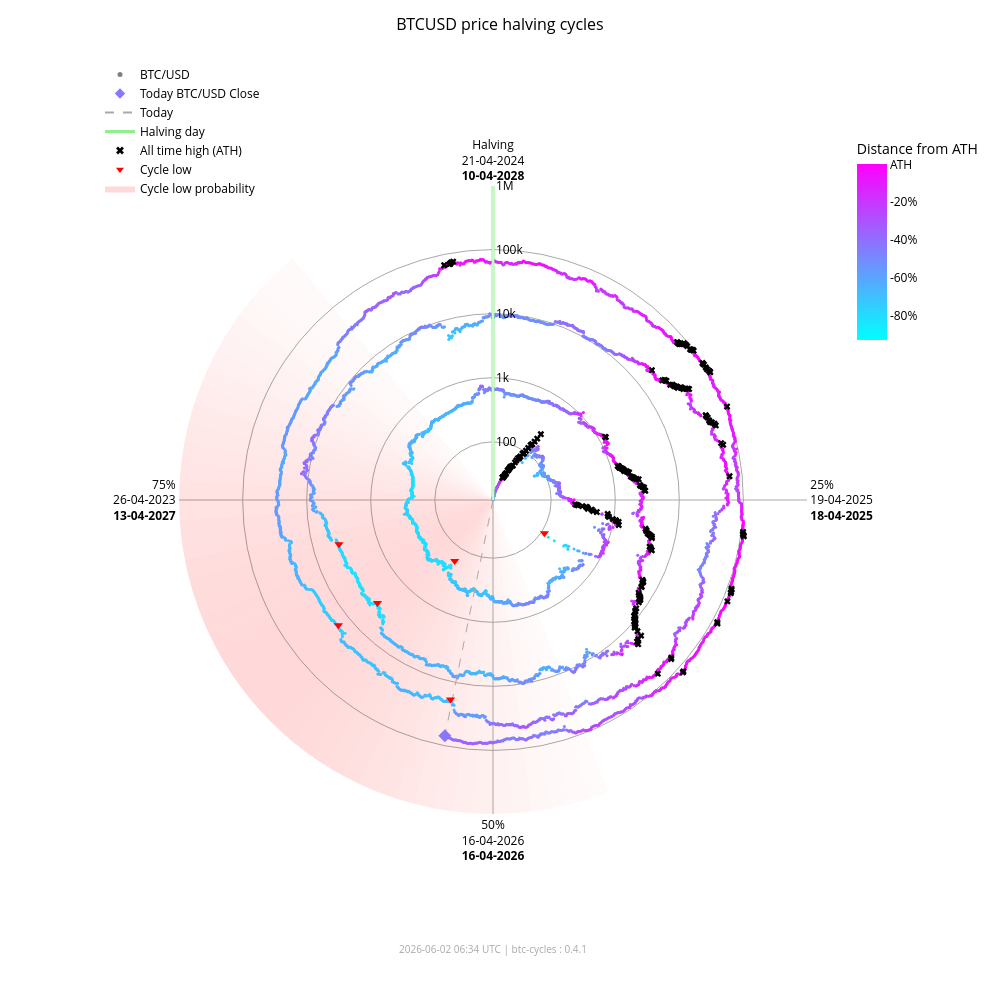

The notebook cell saved with this chart:
### Markdown cell above
### Interactive chart (plotly)

### Code cell
fig_interactive = btc.plot(
    kind="interactive",
    from_date="2012-11-28",
)
# plotly config for interactivity
config = {"scrollZoom": True, "displayModeBar": True}
# display in notebook
fig_interactive.show(config=config)

### Figure 1 — Plotly figure (JSON) as saved in the notebook; plotly's stock layout.template omitted (floating-point values rounded to 4 significant figures; data arrays with more than 128 entries replaced by an {"elided": "..."} marker saying what was removed)
{"data": [{"fill": "toself", "fillcolor": "rgba(255,0,0,0.017168280509461755)", "hoverinfo": "skip", "line": {"width": 0}, "mode": "lines", "r": [12.35, 1000000, 1000000, 12.35, 12.35], "showlegend": false, "theta": [158.4, 158.4, 162.0, 162.0, 158.4], "type": "scatterpolar"}, {"fill": "toself", "fillcolor": "rgba(255,0,0,0.022114794501891175)", "hoverinfo": "skip", "line": {"width": 0}, "mode": "lines", "r": [12.35, 1000000, 1000000, 12.35, 12.35], "showlegend": false, "theta": [162.0, 162.0, 165.6, 165.6, 162.0], "type": "scatterpolar"}, {"fill": "toself", "fillcolor": "rgba(255,0,0,0.02790404259511669)", "hoverinfo": "skip", "line": {"width": 0}, "mode": "lines", "r": [12.35, 1000000, 1000000, 12.35, 12.35], "showlegend": false, "theta": [165.6, 165.6, 169.2, 169.2, 165.6], "type": "scatterpolar"}, {"fill": "toself", "fillcolor": "rgba(255,0,0,0.034518294852420334)", "hoverinfo": "skip", "line": {"width": 0}, "mode": "lines", "r": [12.35, 1000000, 1000000, 12.35, 12.35], "showlegend": false, "theta": [169.2, 169.2, 172.8, 172.8, 169.2], "type": "scatterpolar"}, {"fill": "toself", "fillcolor": "rgba(255,0,0,0.041901979682821514)", "hoverinfo": "skip", "line": {"width": 0}, "mode": "lines", "r": [12.35, 1000000, 1000000, 12.35, 12.35], "showlegend": false, "theta": [172.8, 172.8, 176.4, 176.4, 172.8], "type": "scatterpolar"}, {"fill": "toself", "fillcolor": "rgba(255,0,0,0.04996405861294358)", "hoverinfo": "skip", "line": {"width": 0}, "mode": "lines", "r": [12.35, 1000000, 1000000, 12.35, 12.35], "showlegend": false, "theta": [176.4, 176.4, 180.0, 180.0, 176.4], "type": "scatterpolar"}, {"fill": "toself", "fillcolor": "rgba(255,0,0,0.05858349692240514)", "hoverinfo": "skip", "line": {"width": 0}, "mode": "lines", "r": [12.35, 1000000, 1000000, 12.35, 12.35], "showlegend": false, "theta": [180.0, 180.0, 183.6, 183.6, 180.0], "type": "scatterpolar"}, {"fill": "toself", "fillcolor": "rgba(255,0,0,0.06761662035375064)", "hoverinfo": "skip", "line": {"width": 0}, "mode": "lines", "r": [12.35, 1000000, 1000000, 12.35, 12.35], "showlegend": false, "theta": [183.6, 183.6, 187.2, 187.2, 183.6], "type": "scatterpolar"}, {"fill": "toself", "fillcolor": "rgba(255,0,0,0.07690481219944661)", "hoverinfo": "skip", "line": {"width": 0}, "mode": "lines", "r": [12.35, 1000000, 1000000, 12.35, 12.35], "showlegend": false, "theta": [187.2, 187.2, 190.8, 190.8, 187.2], "type": "scatterpolar"}, {"fill": "toself", "fillcolor": "rgba(255,0,0,0.08628112000611096)", "hoverinfo": "skip", "line": {"width": 0}, "mode": "lines", "r": [12.35, 1000000, 1000000, 12.35, 12.35], "showlegend": false, "theta": [190.8, 190.8, 194.4, 194.4, 190.8], "type": "scatterpolar"}, {"fill": "toself", "fillcolor": "rgba(255,0,0,0.09557490841018089)", "hoverinfo": "skip", "line": {"width": 0}, "mode": "lines", "r": [12.35, 1000000, 1000000, 12.35, 12.35], "showlegend": false, "theta": [194.4, 194.4, 198.0, 198.0, 194.4], "type": "scatterpolar"}, {"fill": "toself", "fillcolor": "rgba(255,0,0,0.10461455782963762)", "hoverinfo": "skip", "line": {"width": 0}, "mode": "lines", "r": [12.35, 1000000, 1000000, 12.35, 12.35], "showlegend": false, "theta": [198.0, 198.0, 201.6, 201.6, 198.0], "type": "scatterpolar"}, {"fill": "toself", "fillcolor": "rgba(255,0,0,0.11322908719652829)", "hoverinfo": "skip", "line": {"width": 0}, "mode": "lines", "r": [12.35, 1000000, 1000000, 12.35, 12.35], "showlegend": false, "theta": [201.6, 201.6, 205.2, 205.2, 201.6], "type": "scatterpolar"}, {"fill": "toself", "fillcolor": "rgba(255,0,0,0.12125015337052986)", "hoverinfo": "skip", "line": {"width": 0}, "mode": "lines", "r": [12.35, 1000000, 1000000, 12.35, 12.35], "showlegend": false, "theta": [205.2, 205.2, 208.8, 208.8, 205.2], "type": "scatterpolar"}, {"fill": "toself", "fillcolor": "rgba(255,0,0,0.12851590515331976)", "hoverinfo": "skip", "line": {"width": 0}, "mode": "lines", "r": [12.35, 1000000, 1000000, 12.35, 12.35], "showlegend": false, "theta": [208.8, 208.8, 212.4, 212.4, 208.8], "type": "scatterpolar"}, {"fill": "toself", "fillcolor": "rgba(255,0,0,0.13487757461161184)", "hoverinfo": "skip", "line": {"width": 0}, "mode": "lines", "r": [12.35, 1000000, 1000000, 12.35, 12.35], "showlegend": false, "theta": [212.4, 212.4, 216.0, 216.0, 212.4], "type": "scatterpolar"}, {"fill": "toself", "fillcolor": "rgba(255,0,0,0.14020862181849592)", "hoverinfo": "skip", "line": {"width": 0}, "mode": "lines", "r": [12.35, 1000000, 1000000, 12.35, 12.35], "showlegend": false, "theta": [216.0, 216.0, 219.6, 219.6, 216.0], "type": "scatterpolar"}, {"fill": "toself", "fillcolor": "rgba(255,0,0,0.14441504950654527)", "hoverinfo": "skip", "line": {"width": 0}, "mode": "lines", "r": [12.35, 1000000, 1000000, 12.35, 12.35], "showlegend": false, "theta": [219.6, 219.6, 223.2, 223.2, 219.6], "type": "scatterpolar"}, {"fill": "toself", "fillcolor": "rgba(255,0,0,0.14744459351271713)", "hoverinfo": "skip", "line": {"width": 0}, "mode": "lines", "r": [12.35, 1000000, 1000000, 12.35, 12.35], "showlegend": false, "theta": [223.2, 223.2, 226.8, 226.8, 223.2], "type": "scatterpolar"}, {"fill": "toself", "fillcolor": "rgba(255,0,0,0.14929223192296423)", "hoverinfo": "skip", "line": {"width": 0}, "mode": "lines", "r": [12.35, 1000000, 1000000, 12.35, 12.35], "showlegend": false, "theta": [226.8, 226.8, 230.4, 230.4, 226.8], "type": "scatterpolar"}, {"fill": "toself", "fillcolor": "rgba(255,0,0,0.15)", "hoverinfo": "skip", "line": {"width": 0}, "mode": "lines", "r": [12.35, 1000000, 1000000, 12.35, 12.35], "showlegend": false, "theta": [230.4, 230.4, 234.0, 234.0, 230.4], "type": "scatterpolar"}, {"fill": "toself", "fillcolor": "rgba(255,0,0,0.14965033825231114)", "hoverinfo": "skip", "line": {"width": 0}, "mode": "lines", "r": [12.35, 1000000, 1000000, 12.35, 12.35], "showlegend": false, "theta": [234.0, 234.0, 237.6, 237.6, 234.0], "type": "scatterpolar"}, {"fill": "toself", "fillcolor": "rgba(255,0,0,0.14835378057909807)", "hoverinfo": "skip", "line": {"width": 0}, "mode": "lines", "r": [12.35, 1000000, 1000000, 12.35, 12.35], "showlegend": false, "theta": [237.6, 237.6, 241.2, 241.2, 237.6], "type": "scatterpolar"}, {"fill": "toself", "fillcolor": "rgba(255,0,0,0.14623322283554635)", "hoverinfo": "skip", "line": {"width": 0}, "mode": "lines", "r": [12.35, 1000000, 1000000, 12.35, 12.35], "showlegend": false, "theta": [241.2, 241.2, 244.8, 244.8, 241.2], "type": "scatterpolar"}, {"fill": "toself", "fillcolor": "rgba(255,0,0,0.1434078538226231)", "hoverinfo": "skip", "line": {"width": 0}, "mode": "lines", "r": [12.35, 1000000, 1000000, 12.35, 12.35], "showlegend": false, "theta": [244.8, 244.8, 248.4, 248.4, 244.8], "type": "scatterpolar"}, {"fill": "toself", "fillcolor": "rgba(255,0,0,0.13997983179373427)", "hoverinfo": "skip", "line": {"width": 0}, "mode": "lines", "r": [12.35, 1000000, 1000000, 12.35, 12.35], "showlegend": false, "theta": [248.4, 248.4, 252.0, 252.0, 248.4], "type": "scatterpolar"}, {"fill": "toself", "fillcolor": "rgba(255,0,0,0.13602598258454268)", "hoverinfo": "skip", "line": {"width": 0}, "mode": "lines", "r": [12.35, 1000000, 1000000, 12.35, 12.35], "showlegend": false, "theta": [252.0, 252.0, 255.6, 255.6, 252.0], "type": "scatterpolar"}, {"fill": "toself", "fillcolor": "rgba(255,0,0,0.13159547355344953)", "hoverinfo": "skip", "line": {"width": 0}, "mode": "lines", "r": [12.35, 1000000, 1000000, 12.35, 12.35], "showlegend": false, "theta": [255.6, 255.6, 259.2, 259.2, 255.6], "type": "scatterpolar"}, {"fill": "toself", "fillcolor": "rgba(255,0,0,0.12671301775492697)", "hoverinfo": "skip", "line": {"width": 0}, "mode": "lines", "r": [12.35, 1000000, 1000000, 12.35, 12.35], "showlegend": false, "theta": [259.2, 259.2, 262.8, 262.8, 259.2], "type": "scatterpolar"}, {"fill": "toself", "fillcolor": "rgba(255,0,0,0.12138610149219965)", "hoverinfo": "skip", "line": {"width": 0}, "mode": "lines", "r": [12.35, 1000000, 1000000, 12.35, 12.35], "showlegend": false, "theta": [262.8, 262.8, 266.4, 266.4, 262.8], "type": "scatterpolar"}, {"fill": "toself", "fillcolor": "rgba(255,0,0,0.1156142551644921)", "hoverinfo": "skip", "line": {"width": 0}, "mode": "lines", "r": [12.35, 1000000, 1000000, 12.35, 12.35], "showlegend": false, "theta": [266.4, 266.4, 270.0, 270.0, 266.4], "type": "scatterpolar"}, {"fill": "toself", "fillcolor": "rgba(255,0,0,0.10939851441251548)", "hoverinfo": "skip", "line": {"width": 0}, "mode": "lines", "r": [12.35, 1000000, 1000000, 12.35, 12.35], "showlegend": false, "theta": [270.0, 270.0, 273.6, 273.6, 270.0], "type": "scatterpolar"}, {"fill": "toself", "fillcolor": "rgba(255,0,0,0.10274974912946185)", "hoverinfo": "skip", "line": {"width": 0}, "mode": "lines", "r": [12.35, 1000000, 1000000, 12.35, 12.35], "showlegend": false, "theta": [273.6, 273.6, 277.2, 277.2, 273.6], "type": "scatterpolar"}, {"fill": "toself", "fillcolor": "rgba(255,0,0,0.09569517349791425)", "hoverinfo": "skip", "line": {"width": 0}, "mode": "lines", "r": [12.35, 1000000, 1000000, 12.35, 12.35], "showlegend": false, "theta": [277.2, 277.2, 280.8, 280.8, 277.2], "type": "scatterpolar"}, {"fill": "toself", "fillcolor": "rgba(255,0,0,0.08828282625646727)", "hoverinfo": "skip", "line": {"width": 0}, "mode": "lines", "r": [12.35, 1000000, 1000000, 12.35, 12.35], "showlegend": false, "theta": [280.8, 280.8, 284.4, 284.4, 280.8], "type": "scatterpolar"}, {"fill": "toself", "fillcolor": "rgba(255,0,0,0.08058400018765345)", "hoverinfo": "skip", "line": {"width": 0}, "mode": "lines", "r": [12.35, 1000000, 1000000, 12.35, 12.35], "showlegend": false, "theta": [284.4, 284.4, 288.0, 288.0, 284.4], "type": "scatterpolar"}, {"fill": "toself", "fillcolor": "rgba(255,0,0,0.07269354608292704)", "hoverinfo": "skip", "line": {"width": 0}, "mode": "lines", "r": [12.35, 1000000, 1000000, 12.35, 12.35], "showlegend": false, "theta": [288.0, 288.0, 291.6, 291.6, 288.0], "type": "scatterpolar"}, {"fill": "toself", "fillcolor": "rgba(255,0,0,0.06472784449068783)", "hoverinfo": "skip", "line": {"width": 0}, "mode": "lines", "r": [12.35, 1000000, 1000000, 12.35, 12.35], "showlegend": false, "theta": [291.6, 291.6, 295.2, 295.2, 291.6], "type": "scatterpolar"}, {"fill": "toself", "fillcolor": "rgba(255,0,0,0.05682021976743955)", "hoverinfo": "skip", "line": {"width": 0}, "mode": "lines", "r": [12.35, 1000000, 1000000, 12.35, 12.35], "showlegend": false, "theta": [295.2, 295.2, 298.8, 298.8, 295.2], "type": "scatterpolar"}, {"fill": "toself", "fillcolor": "rgba(255,0,0,0.04911378436707333)", "hoverinfo": "skip", "line": {"width": 0}, "mode": "lines", "r": [12.35, 1000000, 1000000, 12.35, 12.35], "showlegend": false, "theta": [298.8, 298.8, 302.4, 302.4, 298.8], "type": "scatterpolar"}, {"fill": "toself", "fillcolor": "rgba(255,0,0,0.04175213714896469)", "hoverinfo": "skip", "line": {"width": 0}, "mode": "lines", "r": [12.35, 1000000, 1000000, 12.35, 12.35], "showlegend": false, "theta": [302.4, 302.4, 306.0, 306.0, 302.4], "type": "scatterpolar"}, {"fill": "toself", "fillcolor": "rgba(255,0,0,0.034868865657538876)", "hoverinfo": "skip", "line": {"width": 0}, "mode": "lines", "r": [12.35, 1000000, 1000000, 12.35, 12.35], "showlegend": false, "theta": [306.0, 306.0, 309.6, 309.6, 306.0], "type": "scatterpolar"}, {"fill": "toself", "fillcolor": "rgba(255,0,0,0.02857722515334582)", "hoverinfo": "skip", "line": {"width": 0}, "mode": "lines", "r": [12.35, 1000000, 1000000, 12.35, 12.35], "showlegend": false, "theta": [309.6, 309.6, 313.2, 313.2, 309.6], "type": "scatterpolar"}, {"fill": "toself", "fillcolor": "rgba(255,0,0,0.022961515313555197)", "hoverinfo": "skip", "line": {"width": 0}, "mode": "lines", "r": [12.35, 1000000, 1000000, 12.35, 12.35], "showlegend": false, "theta": [313.2, 313.2, 316.8, 316.8, 313.2], "type": "scatterpolar"}, {"fill": "toself", "fillcolor": "rgba(255,0,0,0.01807146942917362)", "hoverinfo": "skip", "line": {"width": 0}, "mode": "lines", "r": [12.35, 1000000, 1000000, 12.35, 12.35], "showlegend": false, "theta": [316.8, 316.8, 320.4, 320.4, 316.8], "type": "scatterpolar"}, {"hoverinfo": "text", "marker": {"color": {"elided": "4935 str values"}, "size": 3}, "mode": "markers", "r": {"elided": "4935 float values"}, "showlegend": false, "text": {"elided": "4935 str values"}, "theta": {"elided": "4935 float values"}, "type": "scatterpolar"}, {"hoverinfo": "skip", "line": {"color": "lightgreen", "width": 3}, "mode": "lines", "r": [12.35, 1000000], "showlegend": false, "theta": [0, 0], "type": "scatterpolar"}, {"hoverinfo": "skip", "line": {"color": "darkgrey", "dash": "dash", "width": 1}, "mode": "lines", "r": [12.35, 70240.0], "showlegend": false, "theta": [191.5, 191.5], "type": "scatterpolar"}, {"hoverinfo": "text", "marker": {"color": "#8778ff", "size": 10, "symbol": "diamond"}, "mode": "markers", "r": [70240.0], "showlegend": false, "text": ["Today<br>Date: 2026-06-02<br>Price: $70,243.26"], "theta": [191.5], "type": "scatterpolar"}, {"hoverinfo": "text", "marker": {"color": "black", "size": 6, "symbol": "x"}, "mode": "markers", "r": {"elided": "195 float values"}, "showlegend": false, "text": {"elided": "195 str values"}, "theta": {"elided": "195 float values"}, "type": "scatterpolar"}, {"hoverinfo": "text", "marker": {"color": "red", "size": 8, "symbol": "triangle-down"}, "mode": "markers", "r": [111.6, 164.9, 3233.0, 3925.0, 18950.0, 15760.0], "showlegend": false, "text": ["Cycle Low<br>Date: 2014-02-21<br>Price: $111.56<br>ATH distance: -91.0%", "Cycle Low<br>Date: 2015-01-14<br>Price: $164.92<br>ATH distance: -86.7%", "Cycle Low<br>Date: 2018-12-15<br>Price: $3,232.51<br>ATH distance: -83.3%", "Cycle Low<br>Date: 2019-03-25<br>Price: $3,924.55<br>ATH distance: -79.7%", "Cycle Low<br>Date: 2022-06-18<br>Price: $18,954.25<br>ATH distance: -71.9%", "Cycle Low<br>Date: 2022-11-21<br>Price: $15,760.19<br>ATH distance: -76.7%"], "theta": [122.8, 212.1, 228.3, 254.0, 192.0, 231.0], "type": "scatterpolar"}, {"marker": {"color": "grey", "size": 5}, "mode": "markers", "name": "BTC/USD", "r": [null], "theta": [null], "type": "scatterpolar"}, {"marker": {"color": "#8778ff", "size": 8, "symbol": "diamond"}, "mode": "markers", "name": "Today BTC/USD Close", "r": [null], "theta": [null], "type": "scatterpolar"}, {"line": {"color": "darkgrey", "dash": "dash"}, "mode": "lines", "name": "Today", "r": [null], "theta": [null], "type": "scatterpolar"}, {"line": {"color": "lightgreen", "width": 3}, "mode": "lines", "name": "Halving day", "r": [null], "theta": [null], "type": "scatterpolar"}, {"marker": {"color": "black", "size": 7, "symbol": "x"}, "mode": "markers", "name": "All time high (ATH)", "r": [null], "theta": [null], "type": "scatterpolar"}, {"marker": {"color": "red", "size": 7, "symbol": "triangle-down"}, "mode": "markers", "name": "Cycle low", "r": [null], "theta": [null], "type": "scatterpolar"}, {"fill": "toself", "fillcolor": "rgba(255,0,0,0.15)", "line": {"width": 0}, "mode": "lines", "name": "Cycle low probability", "r": [null], "theta": [null], "type": "scatterpolar"}, {"hoverinfo": "skip", "marker": {"cmax": 0, "cmin": -0.9307, "color": [0], "colorbar": {"len": 0.25, "ticktext": ["ATH", "-20%", "-40%", "-60%", "-80%", "-100%"], "tickvals": [0, -0.2, -0.4, -0.6, -0.8, -1.0], "title": {"text": "Distance from ATH"}, "x": 0.95, "y": 0.92, "yanchor": "top"}, "colorscale": {"elided": "256x2 mixed values"}, "showscale": true, "size": 0}, "mode": "markers", "r": [null], "showlegend": false, "theta": [null], "type": "scatterpolar"}], "layout": {"annotations": [{"font": {"color": "darkgrey", "size": 10}, "showarrow": false, "text": "2026-06-02 06:34 UTC | btc-cycles : 0.4.1", "x": 0.5, "xref": "paper", "y": -0.02, "yref": "paper"}], "font": {"color": "black"}, "height": 1000, "legend": {"bgcolor": "rgba(0,0,0,0)", "font": {"color": "black"}, "x": 0.0, "y": 1.0}, "margin": {"b": 60, "l": 100, "r": 80, "t": 60}, "paper_bgcolor": "white", "plot_bgcolor": "white", "polar": {"angularaxis": {"color": "black", "direction": "clockwise", "gridcolor": "darkgrey", "rotation": 90, "ticktext": ["Halving<br>21-04-2024<br><b>10-04-2028</b>", "25%<br>19-04-2025<br><b>18-04-2025</b>", "50%<br>16-04-2026<br><b>16-04-2026</b>", "75%<br>26-04-2023<br><b>13-04-2027</b>"], "tickvals": [0, 90, 180, 270]}, "bgcolor": "white", "domain": {"x": [0.1, 0.9], "y": [0.05, 0.95]}, "radialaxis": {"angle": 90, "color": "black", "gridcolor": "darkgrey", "range": [1.092, 6.0], "tickangle": 90, "ticktext": ["100", "1k", "10k", "100k", "1M"], "tickvals": [100, 1000, 10000, 100000, 1000000], "type": "log"}}, "title": {"font": {"color": "black", "size": 16}, "text": "BTCUSD price halving cycles", "x": 0.5}, "width": 1000}}
